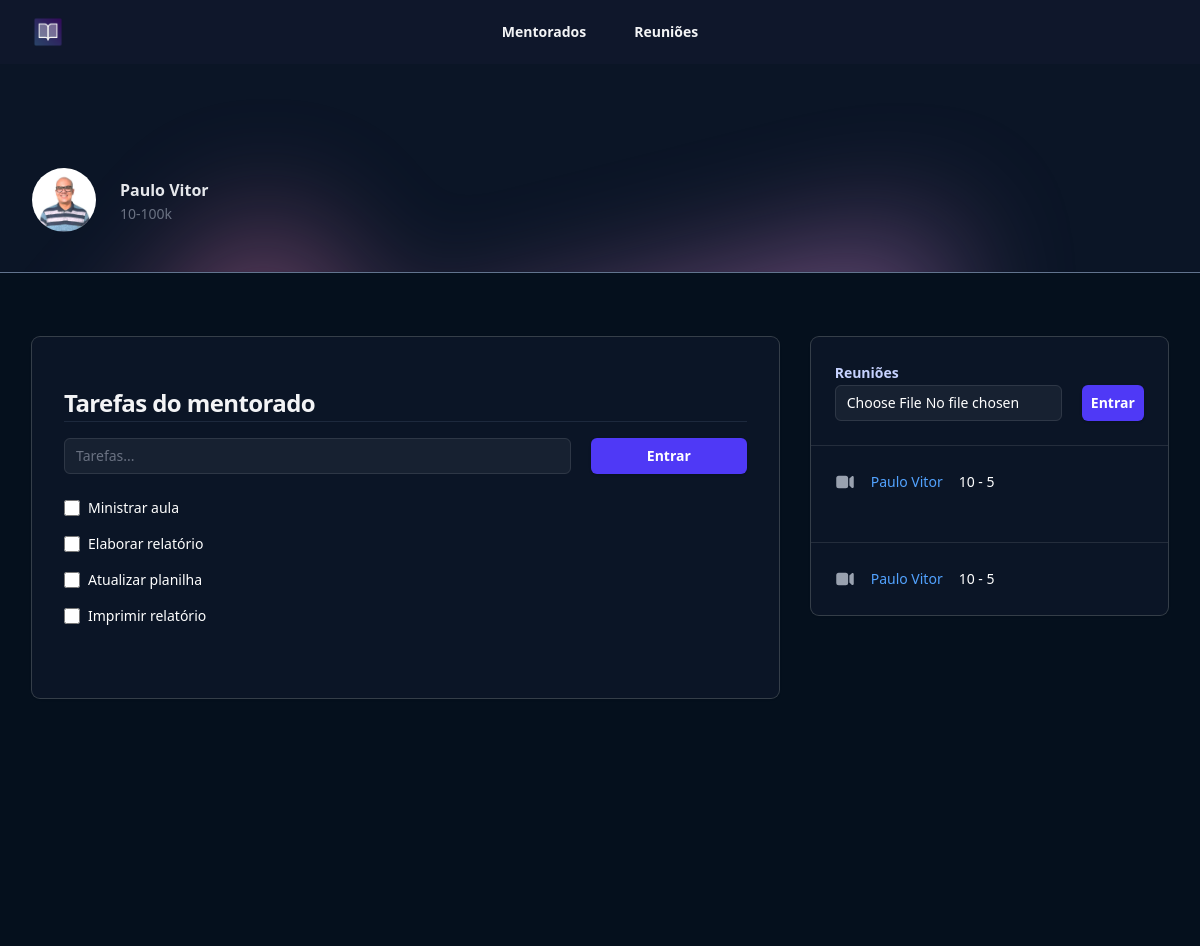
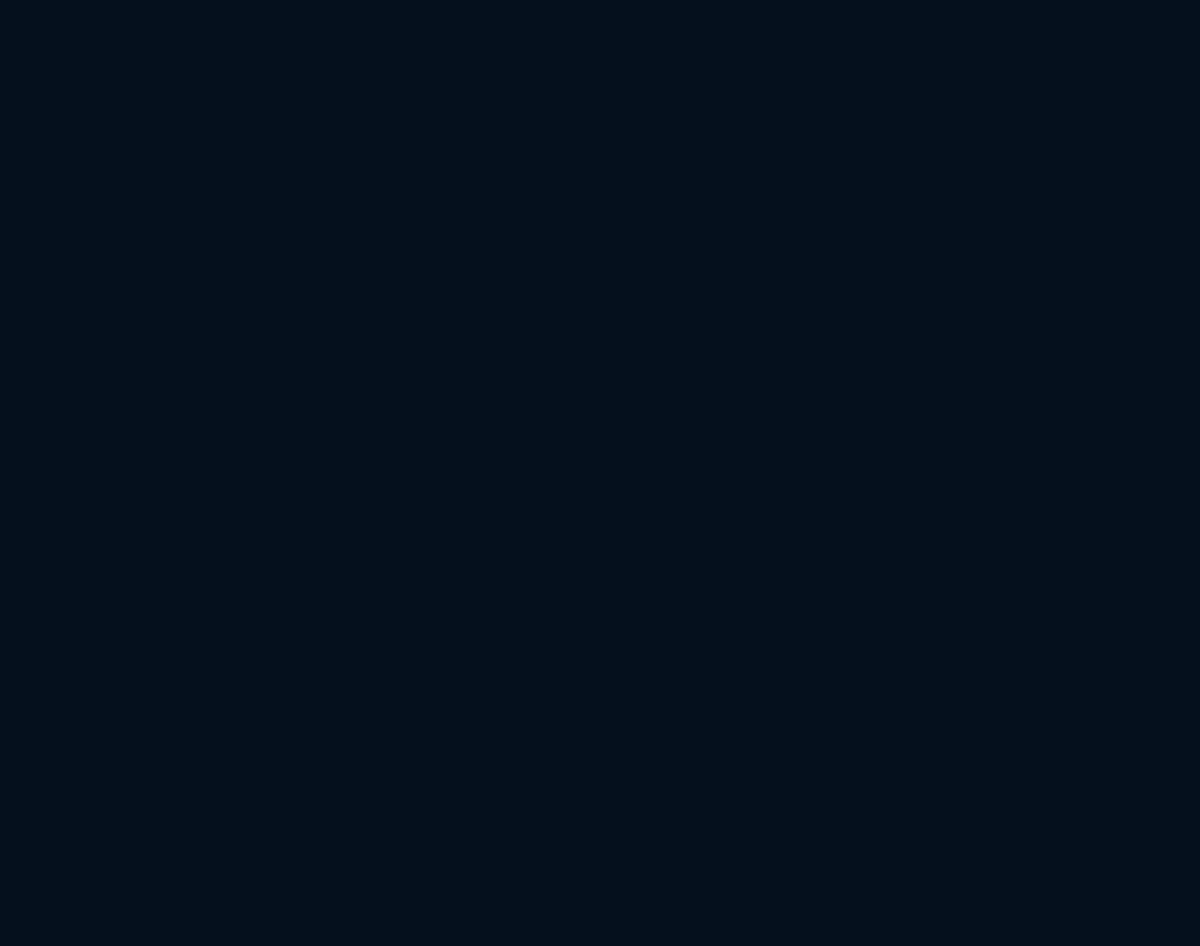
The page /mentorados/tarefa/4 (signed in) on the database its author committed (2 pictures, top to bottom).
### mentorados/models.py (models this page shows, shortened)
class Mentorados(models.Model):
    estagio_choices = (
        ('E1', '10-100k'),
        ('E2', '100-1KK')
    )
    nome = models.CharField(max_length=255)
    foto = models.ImageField(upload_to='fotos', null=True, blank=True)
    estagio = models.CharField(max_length=2, choices=estagio_choices)
    navigator = models.ForeignKey(Navigators, null=True, blank=True, on_delete=models.SET_NULL)
    user = models.ForeignKey(User, on_delete=models.CASCADE)
    criado_em = models.DateField(auto_now_add=True)
    token = models.CharField(max_length=16, null=True, blank=True)
    def __str__(self):
        return self.nome

class Upload(models.Model):
    mentorado = models.ForeignKey(Mentorados, on_delete=models.DO_NOTHING)
    video = models.FileField(upload_to='video')

class Tarefa(models.Model):
    mentorado = models.ForeignKey(Mentorados, on_delete=models.DO_NOTHING)
    tarefa = models.CharField(max_length=255)
    realizada = models.BooleanField(default=False)

### mentorados/views.py (the view, shortened to what this page needs)
# urls.py: path('tarefa/<int:id>', views.tarefa, name='tarefa'),
def tarefa(request, id):
    mentorado = Mentorados.objects.get(id=id)
    if mentorado.user != request.user:
        raise Http404()
    if request.method == 'GET':
        tarefas = Tarefa.objects.filter(mentorado=mentorado)
        videos = Upload.objects.filter(mentorado=mentorado)
        return render(request, 'tarefa.html', {'mentorado': mentorado, 'tarefas': tarefas, 'videos': videos})
    else:
        tarefa = request.POST.get('tarefa')

### mentorados/templates/tarefa.html (shortened to what this page needs)
{% extends "base.html" %}
{% load static %}
{% block 'body' %}
<header class="bg-slate-900">
    <nav class="flex items-center justify-between p-4 lg:px-8" aria-label="Global">
      <div class="flex lg:flex-1">
        <a href="#" class="-m-1.5 p-1.5">
          <img class="h-8 w-auto" src="{% static 'logo.png' %}" alt="">
        </a>
      </div>
      <div class="hidden lg:flex lg:gap-x-12">
        <a href="{% url 'mentorados' %}" class="text-sm/6 font-semibold text-gray-100">Mentorados</a>
        <a href="{% url 'reunioes' %}" class="text-sm/6 font-semibold text-gray-100">Reuniões</a>
      </div>
    </nav>
  </header>
  <main>
    <header class="relative isolate pt-16 bg-[#0b1526] border-b-1 border-slate-500">
      <div class="absolute inset-0 -z-10 overflow-hidden" aria-hidden="true">
        <div class="absolute left-16 top-full -mt-16 transform-gpu opacity-50 blur-3xl xl:left-1/2 xl:-ml-80">
          <div class="aspect-[1154/678] w-[72.125rem] bg-gradient-to-br from-[#FF80B5] to-[#9089FC]" style="clip-path: polygon(100% 38.5%, 82.6% 100%, 60.2% 37.7%, 52.4% 32.1%, 47.5% 41.8%, 45.2% 65.6%, 27.5% 23.4%, 0.1% 35.3%, 17.9% 0%, 27.7% 23.4%, 76.2% 2.5%, 74.2% 56%, 100% 38.5%)"></div>
        </div>
        <div class="absolute inset-x-0 bottom-0 h-px bg-gray-900/5"></div>
      </div>
      <div>
      <div class="mx-auto max-w-7xl px-4 py-10 sm:px-6 lg:px-8 ">
        <div class="mx-auto flex max-w-2xl items-center justify-between gap-x-8 lg:mx-0 lg:max-w-none">
          <div class="flex items-center gap-x-6">
            <img src="{{mentorado.foto.url}}" alt="" class="size-16 flex-none rounded-full ring-1 ring-gray-900/10">
            <h1>
              <div class="mt-1 text-base font-semibold text-gray-200">{{mentorado}}</div>
              <div class="text-sm/6 text-gray-500">{{mentorado.get_estagio_display}}</div>
            </h1>
          </div>
          </div>
        </div>
      </div>
    </header>
    <div class="bg-[#05101d] min-h-screen">
        <div class="mx-auto max-w-7xl px-4 py-16 sm:px-6 lg:px-8">
        <div class="mx-auto grid max-w-2xl grid-cols-1 grid-rows-1 items-start gap-x-8 gap-y-8 lg:mx-0 lg:max-w-none lg:grid-cols-3">
            <div class="lg:col-start-3 lg:row-end-1 ">
            <div class="rounded-lg shadow-sm ring-1 ring-white/20 bg-[#0b1526]">
                <dl class="flex flex-wrap">
                <div class="flex-auto px-6 pt-6">
                    <p class="text-sm/6 font-semibold text-indigo-200">Reuniões</p>
                    <div class="grid grid-cols-4 gap-5">
                        <div class="col-span-3">
                          <form action="{% url 'upload' mentorado.id %}" method="POST" enctype='multipart/form-data'>
                            <input type="file" name="video" required class="block w-full rounded-md bg-white/5 px-3 py-1.5 text-base text-white outline outline-1 -outline-offset-1 outline-white/10 placeholder:text-gray-500 focus:outline focus:outline-2 focus:-outline-offset-2 focus:outline-indigo-500 sm:text-sm/6">
                        </div>
                        <div>
                            <button type="submit" class="flex w-full justify-center cursor-pointer rounded-md bg-indigo-600 px-3 py-1.5 text-sm/6 font-semibold text-white shadow-sm hover:bg-indigo-500 focus-visible:outline focus-visible:outline-2 focus-visible:outline-offset-2 focus-visible:outline-indigo-600">Entrar</button>
                        </div>
                    </div>
                </div>
                {% for video in videos %}
                  <div class="mt-6 flex w-full flex-none gap-x-4 border-t border-gray-50/10 px-6 py-6">
                      <dt class="flex-none">
                      <svg xmlns="http://www.w3.org/2000/svg" viewBox="0 0 24 24" fill="currentColor" class="h-6 w-5 text-gray-400">
                          <path d="M4.5 4.5a3 3 0 0 0-3 3v9a3 3 0 0 0 3 3h8.25a3 3 0 0 0 3-3v-9a3 3 0 0 0-3-3H4.5ZM19.94 18.75l-2.69-2.69V7.94l2.69-2.69c.944-.945 2.56-.276 2.56 1.06v11.38c0 1.336-1.616 2.005-2.56 1.06Z" />
                        </svg>
                      </dt>
                      <dd class="text-sm/6 font-medium text-blue-400"><a href="{{video.video.url}}">{{video.mentorado}}</a></dd><p class="text-sm/6 text-white">10 - 5</p>
                  </div>
                {% endfor %}
            </div>
            </div>
            <div class="-mx-4 px-4 py-8 shadow-sm  sm:mx-0 sm:rounded-lg sm:px-8 sm:pb-14 lg:col-span-2 lg:row-span-2 lg:row-end-2 xl:px-16 xl:pb-20 xl:pt-16 ring-1 ring-white/20 bg-[#0b1526]">
                <h2 class="mt-4 text-2xl/9 font-bold tracking-tight text-gray-100">Tarefas do mentorado</h2>
                <hr class="border-px border-slate-800">
                <div class="grid grid-cols-4 gap-5 mt-4">
                      <div class="col-span-3">
                        <form action="{% url 'tarefa' mentorado.id %}" method="POST">{% csrf_token %}
                          <input type="text" name="tarefa" autocomplete="email" required class="block w-full rounded-md bg-white/5 px-3 py-1.5 text-base text-white outline outline-1 -outline-offset-1 outline-white/10 placeholder:text-gray-500 focus:outline focus:outline-2 focus:-outline-offset-2 focus:outline-indigo-500 sm:text-sm/6" placeholder="Tarefas...">
                      </div>
                      <div>
                          <button type="submit" class="flex w-full justify-center cursor-pointer rounded-md bg-indigo-600 px-3 py-1.5 text-sm/6 font-semibold text-white shadow-sm hover:bg-indigo-500 focus-visible:outline focus-visible:outline-2 focus-visible:outline-offset-2 focus-visible:outline-indigo-600">Entrar</button>
                      </div>
                </div>
                <br>
                {% for tarefa in tarefas %}
                  <div class="flex items-center mb-4">
                      <input id="default-checkbox" type="checkbox" value="" class="w-4 h-4 text-blue-600 bg-gray-100 border-gray-300 rounded-sm focus:ring-blue-500 dark:focus:ring-blue-600 dark:ring-offset-gray-800 focus:ring-2 dark:bg-gray-700 dark:border-gray-600">
                      <label for="default-checkbox" class="ms-2 text-sm font-medium text-white dark:text-gray-300"
                      >{{tarefa.tarefa}}</label>
                  </div>
                {% endfor %}
            </div>
            </div>
        </div>
        </div>
  </main>
{% endblock 'body' %}

### templates/base.html (shortened to what this page needs)
<!DOCTYPE html>
<html lang="en">
<head>
    <script src="https://unpkg.com/@tailwindcss/browser@4"></script>
</head>
<body>
    {% block 'body' %}{% endblock 'body' %}
</body>
</html>

### rows shown on the page
Mentorados: foto (picture), nome "Paulo Vitor", estagio "10-100k"
Upload: mentorado "Paulo Vitor"
Upload: mentorado "Paulo Vitor"
Tarefa: tarefa "Ministrar aula"
Tarefa: tarefa "Elaborar relatório"
Tarefa: tarefa "Atualizar planilha"
Tarefa: tarefa "Imprimir relatório"
